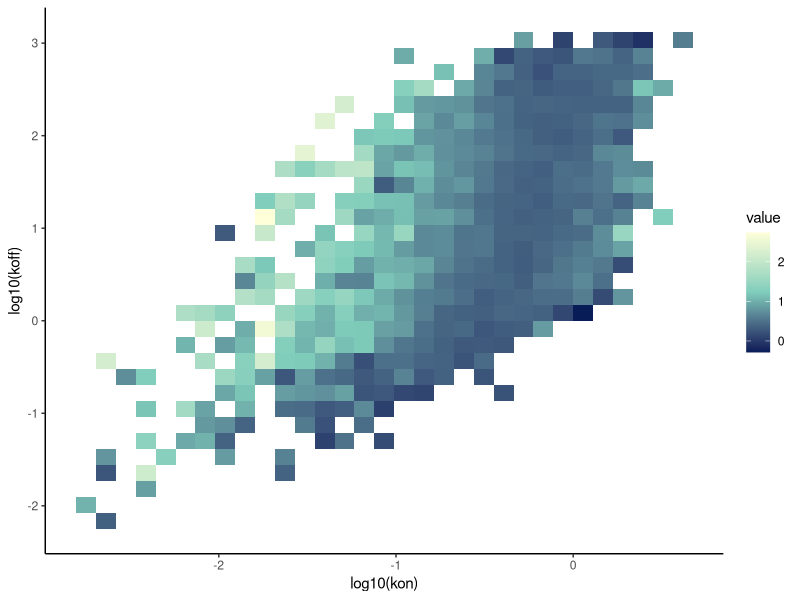
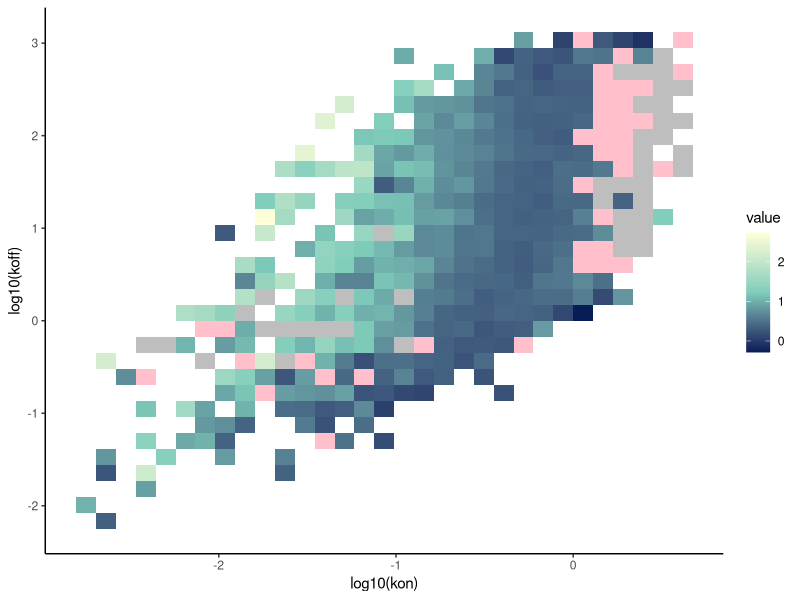
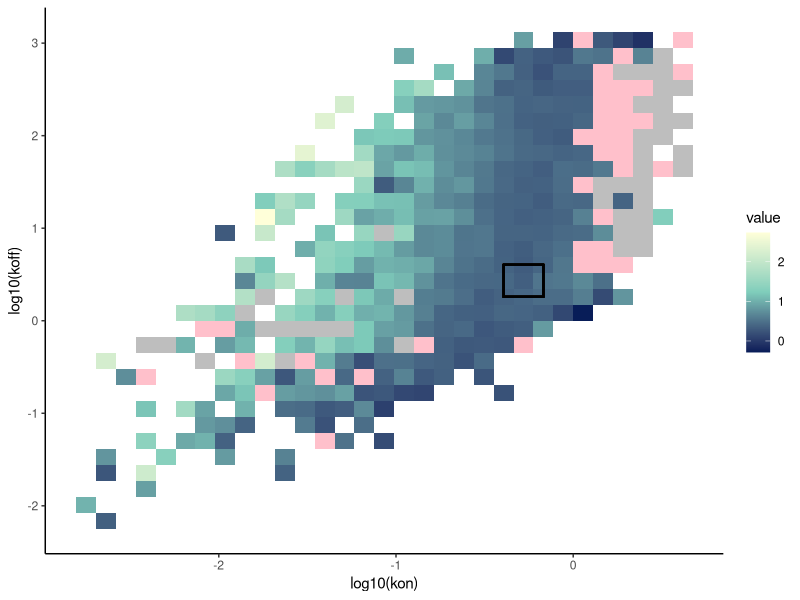

Write the R code that produced these figures, in order. (Note: this script raises an error after producing the figures.)
library(RColorBrewer)
library(tidyverse)
library(readr)
save_directory = "./../../../../plots/plots_for_figures/supplemental_figures/"

tiled_plots_fib <- read_delim("tiled plots_fib.txt", 
                              delim = "\t", escape_double = FALSE, trim_ws = TRUE)

cast_k = read_csv('./../../../../extractedData/20210528_for_paper/analysis_of_larsson_2019/41586_2018_836_MOESM3_ESM_CAST.csv',
                  )
cast_k = cast_k %>% select(c(1,2))

cast_k= cast_k %>% separate(2, into =c('kon_cast', 'koff_cast'), sep = "(?<=\\d) +") %>% separate('kon_cast', into = c(NA, 'kon_cast'), sep = '[[]')
cast_k$kon_cast = as.numeric(cast_k$kon_cast)
cast_k$koff_cast = as.numeric(cast_k$koff_cast)

tiled_plots_fib = tiled_plots_fib %>% left_join(cast_k)
# pdf(file = "~/fib_point.pdf",   # The directory you want to save the file in
#     width = 20, # The width of the plot in inches
#     height = 20) # The height of the plot in inches
# 
# fib_point <- ggplot(tiled_plots_fib, aes(x = log10(kon), y = log10(koff))) +
#   geom_point(data = subset(subset(tiled_plots_fib, OR > 0), !is.na(OR)), 
#              aes(fill = log(OR)), 
#              alpha = 0.8,
#              width=0.03,
#              height=0.04) +
#   geom_tile(data = subset(subset(tiled_plots_fib, OR > 0), !is.na(OR)), 
#             aes(fill = log(OR)), 
#             alpha = 0.8,
#             width=0.03,
#             height=0.04) +
#   geom_tile(data = subset(tiled_plots_fib, OR == 0),
#             linetype = 0,
#             fill = "pink",
#             alpha = 0.5,
#             width=0.03,
#             height=0.04) +
#   geom_tile(data = subset(tiled_plots_fib, Ubiq==1),
#             linetype = 0,
#             fill = "purple", # subset of 0
#             width=0.05,
#             height=0.07) +
#   geom_tile(data = subset(tiled_plots_fib, is.na(OR)),
#             linetype = 0,
#             fill = "grey",
#             width=0.03,
#             height=0.04) +
#   geom_tile(data = subset(tiled_plots_fib, Zero_Zero==1),
#             linetype = 0,
#             fill = "gold",
#             width=0.05,
#             height=0.07) +
#   geom_tile(data = subset(tiled_plots_fib, FullCorr==1),
#             linetype = 0,
#             fill = "green", # subset of NaN
#             width=0.05,
#             height=0.07) +
#   geom_tile(data = subset(tiled_plots_fib, FullCorr_Ubiq==1),
#             linetype = 0,
#             fill = "red", # subset of 0/0
#             width=0.05,
#             height=0.07) +
#   theme_classic() + scale_fill_gradientn(colours = c("#081d58", "#7fcdbb", "#ffffd9"))
# 
# dev.off()
# 


fibHM <- ggplot(tiled_plots_fib, 
                aes(x = log10(kon), y = log10(koff), z = log10(OR))) + 
  stat_summary_2d(data = tiled_plots_fib, 
                  fun = function(x) mean(x)) +
  theme_classic() + scale_fill_gradientn(colours = c("#081d58", "#7fcdbb", "#ffffd9"))

ggsave(file.path(save_directory, 'fibHM_c57_no_nan.svg'), fibHM, width = 10, height = 6)


fibHM <- ggplot(tiled_plots_fib, 
                aes(x = log10(kon), y = log10(koff), z = log10(OR))) + 
  stat_summary_2d(data = tiled_plots_fib, 
                  fun = function(x) mean(x)) +
  stat_summary_2d(data = subset(tiled_plots_fib, OR <= 0),
                  fill = "pink",
                  alpha = 1,
                  aes(z=0)) + # low correlation
  # stat_summary_2d(data = subset(tiled_plots_fib, Ubiq==1),
  #                 fill = "purple",
  #                 aes(z=0)) + # subset of 0
  stat_summary_2d(data = subset(tiled_plots_fib, is.na(OR)),
                  alpha = 1,
                  fill = "grey",
                  aes(z=0)) + #NaN
# stat_summary_2d(data = subset(tiled_plots_fib, Zero_Zero==1),
#                 fill = "gold",
#                 aes(z=0)) + # 0/0
# stat_summary_2d(data = subset(tiled_plots_fib, FullCorr==1),
#                 fill = "green",
#                 aes(z=0)) + # subset of NaN
# stat_summary_2d(data = subset(tiled_plots_fib, FullCorr_Ubiq==1),
#                 fill = "red",
#                 aes(z=0)) + # subset of 0/0
theme_classic() + scale_fill_gradientn(colours = c("#081d58", "#7fcdbb", "#ffffd9"))

ggsave(file.path(save_directory, 'fibHM_c57.eps'), fibHM, width = 10, height = 6)


fibHM_intermediate_check = fibHM + geom_rect(aes(xmin = -.3927, xmax = -.1683, ymin = 0.2596, ymax = 0.6057), fill = 'transparent', color = 'black')
ggsave(file.path(save_directory, 'fibHM_intermediate_check_c57.eps'), fibHM_intermediate_check, width = 10, height = 6)

fib_intermediate_zoom = ggplot(tiled_plots_fib %>% filter(log10(kon) > -.3927, log10(kon) < -.1683, log10(koff) > 0.2596, log10(koff) < 0.6057), 
                               aes(x = log10(kon), y = log10(koff), color = log10(OR))) +
  geom_point(shape=16) +
  geom_text_repel(data = tiled_plots_fib %>% filter(log10(kon) > -.3927, log10(kon) < -.1683, log10(koff) > 0.2596, log10(koff) < 0.6057, log10(OR) > 1),
                  aes(label = Gene), color = 'black')+ scale_color_gradientn(colours = c("#081d58", "#7fcdbb", "#ffffd9")) +  theme_classic()

ggsave(file.path(save_directory, 'fib_intermediate_zoom_c57.eps'), fib_intermediate_zoom, width = 10, height = 6)


fibHM_cast <- ggplot(tiled_plots_fib, 
                aes(x = log10(kon_cast), y = log10(koff_cast), z = log10(OR))) + 
  stat_summary_2d(data = tiled_plots_fib, 
                  fun = function(x) mean(x)) +
  stat_summary_2d(data = subset(tiled_plots_fib, OR <= 0),
                  fill = "pink",
                  alpha = 1,
                  aes(z=0)) + # low correlation
  # stat_summary_2d(data = subset(tiled_plots_fib, Ubiq==1),
  #                 fill = "purple",
  #                 aes(z=0)) + # subset of 0
  stat_summary_2d(data = subset(tiled_plots_fib, is.na(OR)),
                  alpha = 1,
                  fill = "grey",
                  aes(z=0)) + #NaN
  # stat_summary_2d(data = subset(tiled_plots_fib, Zero_Zero==1),
  #                 fill = "gold",
  #                 aes(z=0)) + # 0/0
  # stat_summary_2d(data = subset(tiled_plots_fib, FullCorr==1),
  #                 fill = "green",
  #                 aes(z=0)) + # subset of NaN
  # stat_summary_2d(data = subset(tiled_plots_fib, FullCorr_Ubiq==1),
  #                 fill = "red",
  #                 aes(z=0)) + # subset of 0/0
  theme_classic() + scale_fill_gradientn(colours = c("#081d58", "#7fcdbb", "#ffffd9"))
ggsave(file.path(save_directory, 'fibHM_cast.eps'), fibHM_cast, width = 10, height = 6)
